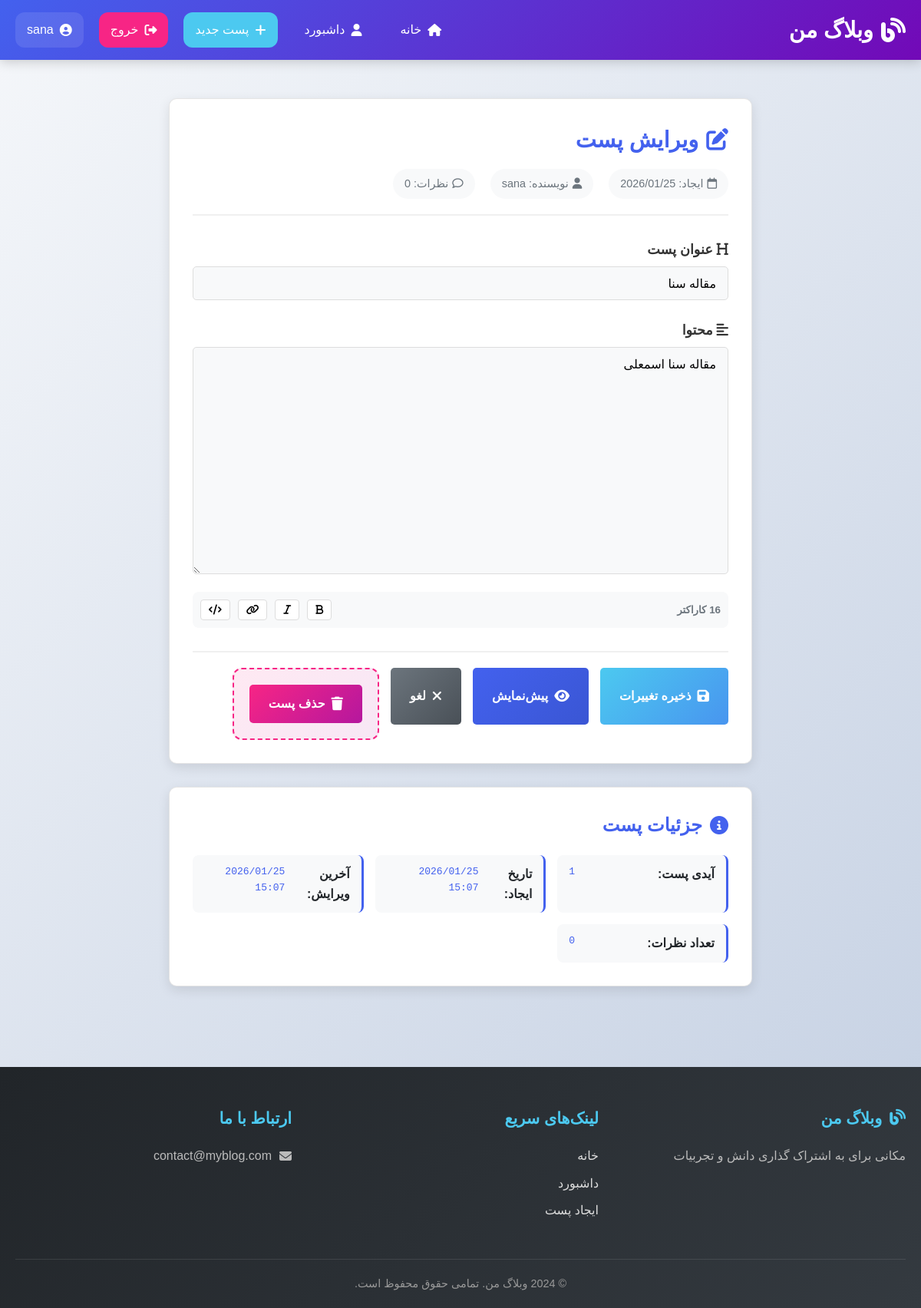
The page /edit_post/1 (signed in) on the database its author committed.
### blog_flask/app.py (models this page shows, shortened)
class User(UserMixin, db.Model):
    id = db.Column(db.Integer , primary_key=True)
    username = db.Column(db.String(80) , unique = True , nullable=False)
    email = db.Column(db.String(120) , unique =  True , nullable=False)
    password_hash = db.Column(db.String(120), nullable=False)
    posts = db.relationship("Post" , backref = "author_rel" , lazy = True)  # تغییر نام backref
    comments = db.relationship("Comment" , backref = "author_rel" , lazy = True)

class Post(db.Model):
    __tablename__ = 'posts'
    id = db.Column(db.Integer, primary_key=True)
    title = db.Column(db.String(200), nullable=False)
    content = db.Column(db.Text, nullable=False)
    author_id = db.Column(db.Integer, db.ForeignKey('user.id'), nullable=False)  # اصلاح شد به 'user.id'
    created_at = db.Column(db.DateTime, default=datetime.now)
    updated_at = db.Column(db.DateTime, default=datetime.now, onupdate=datetime.now)
    author = db.relationship('User', backref=db.backref('user_posts', lazy=True))
    comments = db.relationship('Comment', backref='post', lazy=True, cascade='all, delete-orphan')

### blog_flask/app.py (the view, shortened to what this page needs)
@app.route('/edit_post/<int:id>' , methods=["GET", "POST"])
@login_required
def edit_post(id):
    post = Post.query.get_or_404(id)
    if post.author_id != current_user.id:  # اصلاح به author_id
        flash("شما اجازه ویرایش این پست را ندارید", "danger")
        return redirect(url_for("index"))
    return render_template("edit_post.html", post=post)

### blog_flask/app.py (called while the page is built)
@login_manager.user_loader
def load_user(user_id):
    return User.query.get(int(user_id))

### blog_flask/templates/edit_post.html (shortened to what this page needs)
{% extends "base.html" %}
{% block content %}
<div class="form-container">
    <div class="card">
        <div class="edit-header">
            <h2>
                <i class="fas fa-edit"></i> ویرایش پست
            </h2>
            <div class="post-info">
                <span class="info-item">
                    <i class="far fa-calendar"></i>
                    ایجاد: {{ post.created_at.strftime('%Y/%m/%d') }}
                </span>
                <span class="info-item">
                    <i class="fas fa-user"></i>
                    نویسنده: {{ post.author.username }}
                </span>
                <span class="info-item">
                    <i class="far fa-comment"></i>
                    نظرات: {{ post.comments|length }}
                </span>
            </div>
        </div>
        <form method="POST">
            <div class="form-group">
                <label for="title">
                    <i class="fas fa-heading"></i> عنوان پست
                </label>
                <input type="text" id="title" name="title"
                    class="form-control"
                    value="{{ post.title }}"
                    placeholder="عنوان جدید را وارد کنید..."
                    required>
            </div>
            <div class="form-group">
                <label for="content">
                    <i class="fas fa-align-left"></i> محتوا
                </label>
                <textarea id="content" name="content"
                        class="form-control editor"
                        rows="15"
                        placeholder="محتوا را ویرایش کنید..."
                        required>{{ post.content }}</textarea>
                <div class="editor-tools">
                    <small class="char-count">
                        <span id="charCount">{{ post.content|length }}</span> کاراکتر
                    </small>
                    <div class="format-buttons">
                        <button type="button" class="format-btn" onclick="formatText('bold')">
                            <i class="fas fa-bold"></i>
                        </button>
                        <button type="button" class="format-btn" onclick="formatText('italic')">
                            <i class="fas fa-italic"></i>
                        </button>
                        <button type="button" class="format-btn" onclick="formatText('link')">
                            <i class="fas fa-link"></i>
                        </button>
                        <button type="button" class="format-btn" onclick="formatText('code')">
                            <i class="fas fa-code"></i>
                        </button>
                    </div>
                </div>
            </div>
            <div class="form-actions">
                <div class="action-buttons">
                    <button type="submit" class="btn btn-success">
                        <i class="fas fa-save"></i> ذخیره تغییرات
                    </button>
                    <a href="{{ url_for('post_detail', id=post.id) }}"
                    class="btn btn-primary">
                        <i class="fas fa-eye"></i> پیش‌نمایش
                    </a>
                    <a href="{{ url_for('index') }}"
                    class="btn btn-secondary">
                        <i class="fas fa-times"></i> لغو
                    </a>
                </div>
                <div class="danger-zone">
                    <a href="{{ url_for('delete_post', id=post.id) }}"
                    class="btn btn-danger"
                    onclick="return confirm('⚠️ اخطار! این عمل غیرقابل بازگشت است.\nآیا مطمئن هستید که می‌خواهید این پست را حذف کنید؟')">
                        <i class="fas fa-trash"></i> حذف پست
                    </a>
                </div>
            </div>
        </form>
    </div>
    <div class="card post-details">
        <h3><i class="fas fa-info-circle"></i> جزئیات پست</h3>
        <div class="details-grid">
            <div class="detail-item">
                <span class="detail-label">آیدی پست:</span>
                <span class="detail-value">{{ post.id }}</span>
            </div>
            <div class="detail-item">
                <span class="detail-label">تاریخ ایجاد:</span>
                <span class="detail-value">{{ post.created_at.strftime('%Y/%m/%d %H:%M') }}</span>
            </div>
            <div class="detail-item">
                <span class="detail-label">آخرین ویرایش:</span>
                <span class="detail-value">{{ post.created_at.strftime('%Y/%m/%d %H:%M') }}</span>
            </div>
            <div class="detail-item">
                <span class="detail-label">تعداد نظرات:</span>
                <span class="detail-value">{{ post.comments|length }}</span>
            </div>
        </div>
    </div>
</div>
{% endblock %}

### blog_flask/templates/base.html (shortened to what this page needs)
<!DOCTYPE html>
<html lang="fa" dir="rtl">
<head>
    <link rel="stylesheet" href="{{ url_for('static', filename='css/style.css') }}">
    <link rel="stylesheet" href="https://cdnjs.cloudflare.com/ajax/libs/font-awesome/6.4.0/css/all.min.css">
    <link href="https://cdn.jsdelivr.net/gh/rastikerdar/vazirmatn@v33.003/Vazirmatn-font-face.css" rel="stylesheet">
</head>
<body>
    <nav class="navbar">
        <div class="container">
            <a href="{{ url_for('index') }}" class="logo">
                <i class="fas fa-blog"></i> وبلاگ من
            </a>
            <div class="nav-links">
                <a href="{{ url_for('index') }}" class="nav-link {{ 'active' if request.endpoint == 'index' }}">
                    <i class="fas fa-home"></i> خانه
                </a>
                {% if current_user.is_authenticated %}
                    <a href="{{ url_for('dashboard') }}" class="nav-link {{ 'active' if request.endpoint == 'dashboard' }}">
                        <i class="fas fa-user"></i> داشبورد
                    </a>
                    <a href="{{ url_for('create_post') }}" class="nav-link btn-new-post {{ 'active' if request.endpoint == 'create_post' }}">
                        <i class="fas fa-plus"></i> پست جدید
                    </a>
                    <a href="{{ url_for('logout') }}" class="nav-link btn-logout">
                        <i class="fas fa-sign-out-alt"></i> خروج
                    </a>
                    <span class="user-welcome">
                        <i class="fas fa-user-circle"></i> {{ current_user.username }}
                    </span>
                {% endif %}
            </div>
        </div>
    </nav>
    <main class="container">
        {% block content %}{% endblock %}
    </main>
    <footer class="footer">
        <div class="container">
            <div class="footer-content">
                <div class="footer-section">
                    <h3><i class="fas fa-blog"></i> وبلاگ من</h3>
                    <p>مکانی برای به اشتراک گذاری دانش و تجربیات</p>
                </div>
                <div class="footer-section">
                    <h3>لینک‌های سریع</h3>
                    <a href="{{ url_for('index') }}">خانه</a>
                    {% if current_user.is_authenticated %}
                        <a href="{{ url_for('dashboard') }}">داشبورد</a>
                        <a href="{{ url_for('create_post') }}">ایجاد پست</a>
                    {% endif %}
                </div>
                <div class="footer-section">
                    <h3>ارتباط با ما</h3>
                    <p><i class="fas fa-envelope"></i> contact@myblog.com</p>
                </div>
            </div>
            <div class="footer-bottom">
                <p>© 2024 وبلاگ من. تمامی حقوق محفوظ است.</p>
            </div>
        </div>
    </footer>
</body>
</html>

### blog_flask/templates/edit_post.html (style rules this page uses)
.edit-header { margin-bottom: 30px; padding-bottom: 20px; border-bottom: 2px solid #f0f0f0; }
.edit-header h2 { color: var(--primary); font-size: 1.8rem; margin-bottom: 15px; display: flex; align-items: center; gap: 10px; }
.post-info { display: flex; gap: 20px; flex-wrap: wrap; color: var(--gray); font-size: 0.9rem; }
.info-item { display: flex; align-items: center; gap: 5px; background: #f8f9fa; padding: 8px 15px; border-radius: 20px; }
.editor-tools { display: flex; justify-content: space-between; align-items: center; margin-top: 15px; padding: 10px; background: #f8f9fa; border-radius: 8px; }
.char-count { color: var(--gray); font-weight: bold; }
.format-buttons { display: flex; gap: 10px; }
.format-btn { background: white; border: 1px solid #ddd; border-radius: 4px; padding: 5px 10px; cursor: pointer; transition: all 0.3s; }
.form-actions { margin-top: 30px; padding-top: 20px; border-top: 2px solid #f0f0f0; }
.action-buttons { display: flex; gap: 15px; flex-wrap: wrap; margin-bottom: 20px; }
.danger-zone { padding: 20px; background: linear-gradient(135deg, rgba(247, 37, 133, 0.1) 0%, rgba(181, 23, 158, 0.1) 100%); border-radius: var(--border-radius); border: 2px dashed var(--danger); }
.post-details { margin-top: 30px; }
.post-details h3 { color: var(--primary); margin-bottom: 20px; font-size: 1.5rem; display: flex; align-items: center; gap: 10px; }
.details-grid { display: grid; grid-template-columns: repeat(auto-fit, minmax(200px, 1fr)); gap: 15px; }
.detail-item { display: flex; justify-content: space-between; padding: 12px 15px; background: #f8f9fa; border-radius: 8px; border-right: 3px solid var(--primary); }
.detail-label { font-weight: bold; color: var(--dark); }
.detail-value { color: var(--primary); font-family: monospace; }

### rows shown on the page
User: username "sana", author.username "sana"
Post: created_at "2026/01/25", title "مقاله سنا", content "مقاله سنا اسمعلی", id "1", created_at "2026/01/25 15:07"

### other values the page prints
{{ post.comments|length }} "0"
{{ post.content|length }} "16"
